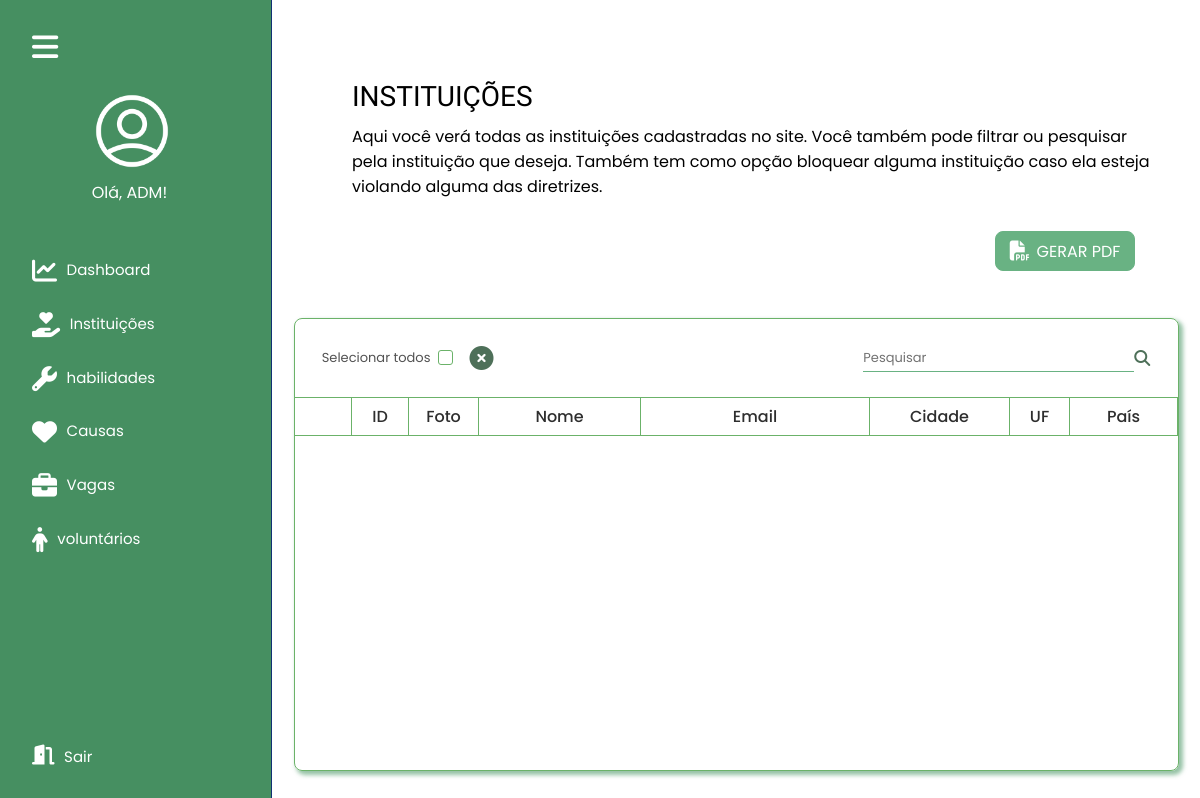
Before: /area-adm/instituicoes-cadastradas.php with the older database file.
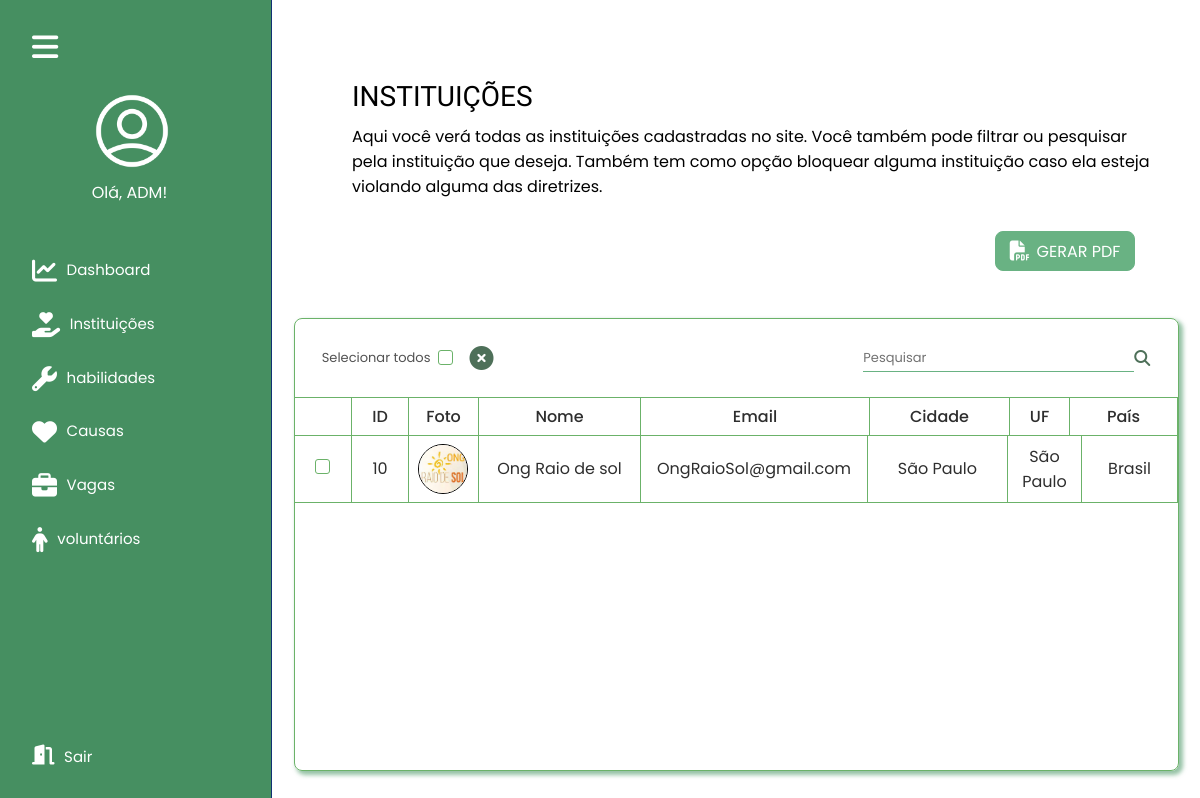
After: the same page with the newer database file.
### tables this page shows
CREATE TABLE `tbinstituicao` (
  `codInstituicao` int(11) NOT NULL,
  `nomeInstituicao` varchar(100) NOT NULL,
  `logInstituicao` varchar(50) NOT NULL,
  `numLogInstituicao` varchar(10) NOT NULL,
  `cepInstituicao` char(9) NOT NULL,
  `compInstituicao` varchar(50) NOT NULL,
  `bairroInstituicao` varchar(40) NOT NULL,
  `cidadeInstituicao` varchar(30) NOT NULL,
  `estadoInstituicao` varchar(100) NOT NULL,
  `paisInstituicao` varchar(100) NOT NULL,
  `emailInstituicao` varchar(30) NOT NULL,
  `cnpjInstituicao` char(18) NOT NULL,
  `senhaInstituicao` varchar(10) NOT NULL,
  `descInstituicao` varchar(400) NOT NULL,
  `fotoInstituicao` varchar(50) NOT NULL
);

### dao/InstituicaoDao.php (called while the page is built, shortened)
<?php
    class InstituicaoDao
    {
        public static function listar()
        {
            $conexao = Conexao::conectar();
            $querySelect = "SELECT codInstituicao, nomeInstituicao, descInstituicao, emailInstituicao, cidadeInstituicao, estadoInstituicao, paisInstituicao, fotoInstituicao FROM tbinstituicao";
            $resultado = $conexao->query($querySelect);
            $lista = $resultado->fetchAll();
            return $lista;
        }
    }
?>

### area-adm/instituicoes-cadastradas.php (the view, shortened to what this page needs)
<!DOCTYPE html>
<html lang="pt-br">
<head>
    <link rel="stylesheet" href="https://cdnjs.cloudflare.com/ajax/libs/font-awesome/6.2.0/css/all.min.css" />
    <link rel="stylesheet" href="css/estilo-instituicoes-cadastradas.css">
    <link rel="stylesheet" href="css/arquivo-modelo.css">
</head>
<body>
    <nav class="nav-lateral">
        <div class="nav-lateral-sessao-um">
            <i class="fa-solid fa-bars" id="nav-lateral-icon-lista"></i>
            <div class="user">
                <div class="box-img-user">
                    <img src="./img/user-branco.png" width="100px" height="100px" alt="">
                </div>
                <p>Olá, ADM!</p>
            </div>
            <div class="nav-lateral-box-icon">
                <a href="dashboard.php"> <i class="fa-solid fa-chart-line"></i> <span class="nav-lateral-topico"> Dashboard
                    </span></a>
            </div>
            <div class="nav-lateral-box-icon">
                <a href="instituicoes-cadastradas.php"> <i class="fa-solid fa-hand-holding-heart"></i> <span class="nav-lateral-topico"> Instituições
                    </span></a>
            </div>
            <div class="nav-lateral-box-icon">
                <a href="habilidades-cadastradas.php"> <i class="fa-solid fa-wrench"></i> <span class="nav-lateral-topico">
                        habilidades </span></a>
            </div>
            <div class="nav-lateral-box-icon">
                <a href="causas-cadastradas.php"> <i class="fa-sharp fa-solid fa-heart"></i> <span class="nav-lateral-topico"> Causas
                    </span></a>
            </div>
            <div class="nav-lateral-box-icon">
                <a href="vagas-cadastradas.php"> <i class="fa-solid fa-briefcase"></i> <span class="nav-lateral-topico"> Vagas
                    </span></a>
            </div>
            <div class="nav-lateral-box-icon">
                <a href="voluntarios-cadastrados.php"> <i class="fa-solid fa-person"></i> <span class="nav-lateral-topico"> voluntários
                    </span></a>
            </div>
        </div>
        <div class="nav-lateral-sessao-dois">
            <div class="nav-lateral-box-icon">
                <a href="logout.php"> <i class="fa-solid fa-door-open" id="nav-lateral-icon-sair"></i> <span class="nav-lateral-topico"> Sair </span></a>
            </div>
        </div>
    </nav>
    <main class="main-conteudo">
        <div class="main-conteudo-container-titulo">
            <h1>INSTITUIÇÕES</h1>
            <p>Aqui você verá todas as instituições cadastradas no site. Você também pode filtrar ou pesquisar
                pela instituição que deseja. Também tem como opção bloquear alguma instituição caso ela esteja
                violando alguma das diretrizes.
            </p>
        </div>
        <div class="gerarPdf">
            <a href="geracaoPdf/gerar_pdf_Instituicoes.php"><button> <i class="fa-solid fa-file-pdf"></i>Gerar pdf </button></a>
        </div>
        <div class="table">
            <div class="table-responsive">
                <div class="funcoes">
                    <div class="funcoes-sessao-1">
                        <span>Selecionar todos</span>
                        <input type="checkbox" name="selecionar-todos" id="selecionar-todos">
                        <i class="fa-solid fa-circle-xmark" id="icone-x"></i>
                    </div>
                    <div class="funcoes-sessao-2">
                        <input type="text" name="" id="pesquisar" placeholder="Pesquisar">
                        <i class="fa-solid fa-magnifying-glass" id="icon-lupa"></i>
                    </div>
                </div>
                <table>
                    <thead>
                        <tr>
                            <th> </th>
                            <th> ID </th>
                            <th> Foto </th>
                            <th> Nome </th>
                            <th> Email </th>
                            <th> Cidade </th>
                            <th> UF</th>
                            <th> País </th>
                        </tr>
                    </thead>
                    <tbody>
                        <?php
                        try {
                            $listaInstituicao = InstituicaoDao::listar();
                        } catch (Exception $e) {
                            echo $e->getMessage();
                        }
                        ?>
                        <tr>
                            <?php foreach ($listaInstituicao as $instituicao) { ?>
                                <td> <input type="checkbox" name="checkbox" id="checkbox"> </td>
                                <td> <?php echo $instituicao['codInstituicao']; ?> </td>
                                <td>
                                    <div class="box-img-lista">
                                        <img src="../area-instituicao/<?php echo $instituicao['fotoInstituicao']; ?>">
                                    </div>
                                </td>
                                <td><?php echo $instituicao['nomeInstituicao']; ?></td>
                                <td> <?php echo $instituicao['emailInstituicao']; ?> </td>
                                <td> <?php echo $instituicao['cidadeInstituicao']; ?> </td>
                                <td> <?php echo $instituicao['estadoInstituicao']; ?> </td>
                                <td> <?php echo $instituicao['paisInstituicao']; ?> </td>
                        </tr>
                    <?php
                            }
                    ?>
                    </tbody>
                </table>
            </div>
        </div>
    </main>
</body>
</html>

### area-adm/css/estilo-instituicoes-cadastradas.css (style rules this page uses)
.table { display: flex; align-items: center; justify-content: center; }
.table-responsive { max-width: 885px; max-height: 600px; border-radius: 0.5rem; border: 1px solid #6bb269; box-shadow: 3px 3px 4px 1px #6baa81b6; }
.funcoes { display: flex; justify-content: space-between; align-items: center; gap: 10px; width: 100%; height: 78px; }
.funcoes-sessao-1 { display: flex; margin-left: 1.7rem; align-items: center; gap: 0.5rem; }
.funcoes span { color: #525252; font-family: poppins, sans-serif; font-weight: 400; font-size: 13px; }
input[type="checkbox"] { -webkit-appearance: none; -moz-appearance: none; appearance: none; width: 15px; height: 15px; border-radius: 3px; border: 1px solid #6bb269; outline: none; cursor: pointer; }
#icone-x { margin-left: 0.5rem; }
.funcoes-sessao-2 { display: flex; margin-right: 1.7rem; align-items: center; }
.funcoes i { color: #4e7059; font-size: 24px; cursor: pointer; transition: all 0.5s ease; }
#icon-lupa { font-size: 16px; }
.funcoes #pesquisar { border: none; border-bottom: 1px solid #69b283; outline: none; padding: 0.2rem 0rem 0.2rem 0rem; transition: all 0.2s ease; font-family: poppins, sans-serif; font-weight: 400; font-size: 14px; color: #2e2e2e; }
#pesquisar::placeholder { font-family: poppins, sans-serif; font-weight: 400; font-size: 13px; color: #727272; }
.table-responsive table { border-collapse: collapse; border-spacing: 0; }
thead tr { display: block; width: 100%; }
.table-responsive th { font-weight: 500 !important; }
th:nth-child(1), td:nth-child(1) { min-width: 57px; border-left: none !important; }
th:nth-child(2), td:nth-child(2) { min-width: 57px; }
th:nth-child(3) { min-width: 70px; }
td:nth-child(3) { padding-left: 9px; min-width: 70px; }
th:nth-child(4), td:nth-child(4) { min-width: 162px; padding: 0rem 1rem 0rem 1rem; }
th:nth-child(5), td:nth-child(5) { min-width: 200px; padding: 0rem 1rem 0rem 1rem; }
th:nth-child(5) { min-width: 229px; }
th:nth-child(6), td:nth-child(6) { min-width: 140px; padding: 0rem 1rem 0rem 1rem; }
th:nth-child(7), td:nth-child(7) { min-width: 60px; }
th:nth-child(8) { min-width: 108px; }
td:nth-child(8) { min-width: 96px; }
th { height: 38px; }
td:nth-child(1), td:nth-child(2), td:nth-child(3), td:nth-child(4), td:nth-child(5), td:nth-child(6), td:nth-child(7), td:nth-child(8) { border-top: none !important; }
tbody { display: block; width: 100%; height: 334px; overflow-y: scroll; }
.table-responsive th, .table-responsive td { border: 1px solid #6bb269; text-align: center; color: #2e2e2e; font-family: poppins, sans-serif; font-weight: 400; }
.box-img-lista { width: 50px; height: 50px; margin: 0.5rem 0rem 0.5rem 0rem; border-radius: 50%; border: 1px solid #000; }
.box-img-lista img { width: 100%; height: 100%; object-fit: cover; border-radius: 50%; }
@media (max-width: 1200px) { .table-responsive { min-width: 90%; overflow-x: scroll; } }

Changed rows visible on the page:
added tbinstituicao: codInstituicao "10", fotoInstituicao (picture), nomeInstituicao "Ong Raio de sol", emailInstituicao "OngRaioSol@gmail.com", cidadeInstituicao "São Paulo", estadoInstituicao "São Paulo", paisInstituicao "Brasil"
